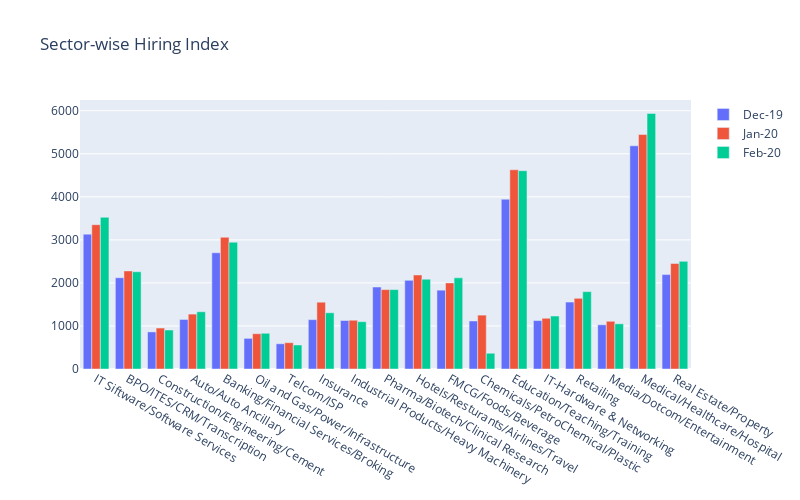

Notebook code cell kept with this figure:
### Markdown cell above
### Bar plot to compare the hiring index for 3 months sector wise

### Code cell
import plotly
plotly.offline.init_notebook_mode(connected=True)
trace1 = go.Bar(x=fi["Industry"],y=fi["Dec-19"],name='Dec-19')
trace2 = go.Bar(x=fi["Industry"],y=fi["Jan-20"],name='Jan-20')
trace3 = go.Bar(x=fi["Industry"],y=fi["Feb-20"],name='Feb-20')

data = [trace1, trace2, trace3]
plotly.offline.iplot({"data": data,"layout": go.Layout(barmode='group', title="Sector-wise Hiring Index",width=800,height=500,)
})

### Figure 1 — Plotly figure (JSON) as saved in the notebook; plotly's stock layout.template omitted (floating-point values rounded to 4 significant figures)
{"data": [{"name": "Dec-19", "type": "bar", "x": ["IT Siftware/Software Services", "BPO/ITES/CRM/Transcription", "Construction/Engineering/Cement", "Auto/Auto Ancillary", "Banking/Financial Services/Broking", "Oil and Gas/Power/Infrastructure", "Telcom/ISP", "Insurance", "Industrial Products/Heavy Machinery", "Pharma/Biotech/Clinical Research", "Hotels/Resturants/Airlines/Travel", "FMCG/Foods/Beverage", "Chemicals/PetroChemical/Plastic", "Education/Teaching/Training", "IT-Hardware & Networking", "Retailing", "Media/Dotcom/Entertainment", "Medical/Healthcare/Hospital", "Real Estate/Property"], "y": [3133, 2120, 862, 1151, 2701, 712, 586, 1147, 1127, 1905, 2060, 1832, 1116, 3945, 1125, 1556, 1027, 5186, 2194]}, {"name": "Jan-20", "type": "bar", "x": ["IT Siftware/Software Services", "BPO/ITES/CRM/Transcription", "Construction/Engineering/Cement", "Auto/Auto Ancillary", "Banking/Financial Services/Broking", "Oil and Gas/Power/Infrastructure", "Telcom/ISP", "Insurance", "Industrial Products/Heavy Machinery", "Pharma/Biotech/Clinical Research", "Hotels/Resturants/Airlines/Travel", "FMCG/Foods/Beverage", "Chemicals/PetroChemical/Plastic", "Education/Teaching/Training", "IT-Hardware & Networking", "Retailing", "Media/Dotcom/Entertainment", "Medical/Healthcare/Hospital", "Real Estate/Property"], "y": [3353, 2279, 952, 1276, 3062, 820, 611, 1552, 1133, 1845, 2185, 2001, 1252, 4630, 1179, 1643, 1109, 5448, 2452]}, {"name": "Feb-20", "type": "bar", "x": ["IT Siftware/Software Services", "BPO/ITES/CRM/Transcription", "Construction/Engineering/Cement", "Auto/Auto Ancillary", "Banking/Financial Services/Broking", "Oil and Gas/Power/Infrastructure", "Telcom/ISP", "Insurance", "Industrial Products/Heavy Machinery", "Pharma/Biotech/Clinical Research", "Hotels/Resturants/Airlines/Travel", "FMCG/Foods/Beverage", "Chemicals/PetroChemical/Plastic", "Education/Teaching/Training", "IT-Hardware & Networking", "Retailing", "Media/Dotcom/Entertainment", "Medical/Healthcare/Hospital", "Real Estate/Property"], "y": [3525, 2259, 906, 1330, 2946, 830, 558, 1306, 1099, 1845, 2087, 2118, 366, 4608, 1231, 1797, 1050, 5938, 2501]}], "layout": {"barmode": "group", "height": 500, "title": {"text": "Sector-wise Hiring Index"}, "width": 800}}
